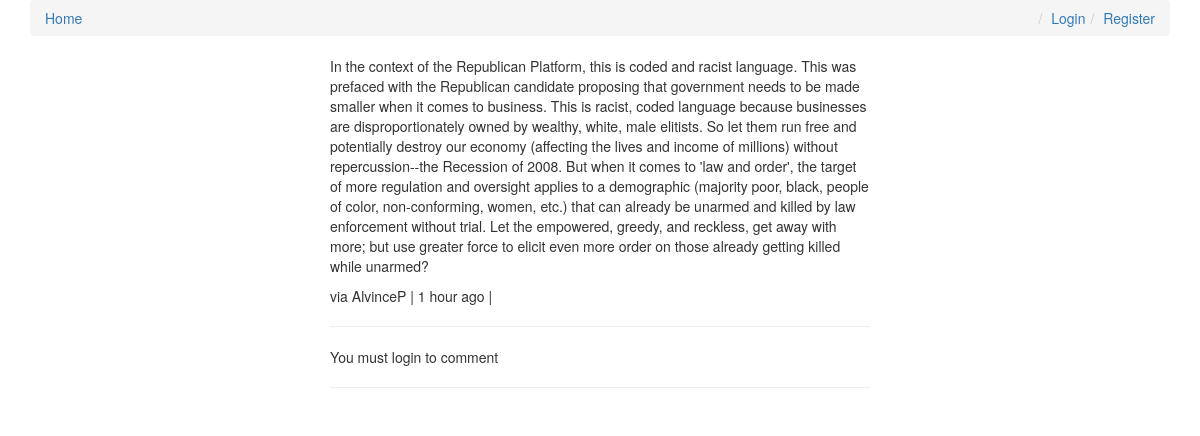
/comments/15/, run on the app's committed database.
### comments/models.py (models this page shows, shortened)
class Comment(models.Model):
    user        = models.ForeignKey(settings.AUTH_USER_MODEL, default=1)
    content_type = models.ForeignKey(ContentType, on_delete=models.CASCADE)
    object_id = models.PositiveIntegerField()
    content_object = GenericForeignKey('content_type', 'object_id')
    parent      = models.ForeignKey("self", null=True, blank=True)
    content     = models.TextField()
    timestamp   = models.DateTimeField(auto_now_add=True)
    objects = CommentManager()
    class Meta:
        ordering = ['-timestamp']
    def children(self): #replies
        return Comment.objects.filter(parent=self)
    @property
    def is_parent(self):
        if self.parent is not None:
            return False
        return True

### comments/views.py (the view, shortened to what this page needs)
# urls.py: url(r'^(?P<id>\d+)/$', comment_thread, name='thread'),
def comment_thread(request, id):
    try:
        obj = Comment.objects.get(id=id)
    except:
        raise Http404
    if not obj.is_parent:
        obj = obj.parent
    content_object = obj.content_object # Post that the comment is on
    content_id = obj.content_object.id
    initial_data = {
            "content_type": obj.content_type,
            "object_id": obj.object_id
    }
    form = CommentForm(request.POST or None, initial=initial_data)
    context = {
        "comment": obj,
        "form": form,
    }
    return render(request, "comment_thread.html", context)

### templates/comment_thread.html (shortened to what this page needs)
{% extends "base.html" %}
{% load urlify %}
{% load crispy_forms_tags %}
{% block content %}
<div class='col-sm-6 col-sm-offset-3'>
          <p>{{ comment.content }}</p>
          <footer>via {{ comment.user }} | {{ comment.timestamp|timesince }} ago | </footer>
          <hr/>
          <div>
             {% if request.user.is_authenticated %}
            <form method="POST" action="."> {% csrf_token %}
                {{ form|crispy }}
                <input type='hidden' name='parent_id' value='{{ comment.id }}'>
                <input type='submit' value='Reply' class='btn btn-default'>
            </form>
            {% else %}
            <p>You must login to comment </p>
            {% endif %}
        </div>
        <hr/>
</div>
{% endblock content %}

### data on the page
Comment: content "In the context of the Republican Platform, this is coded and racist language. This was prefaced with the Republican candidate proposing that government needs to be made smaller when it comes to business. This is racist, coded language because businesses are disproportionately owned by wealthy, white, male elitists. So let them run free and potentially destroy our economy (affecting the lives and income of millions) without repercussion--the Recession of 2008. But when it comes to 'law and order', the target of more regulation and oversight applies to a demographic (majority poor, black, people of color, non-conforming, women, etc.) that can already be unarmed and killed by law enforcement…", user "AlvinceP", timestamp "1 hour"
